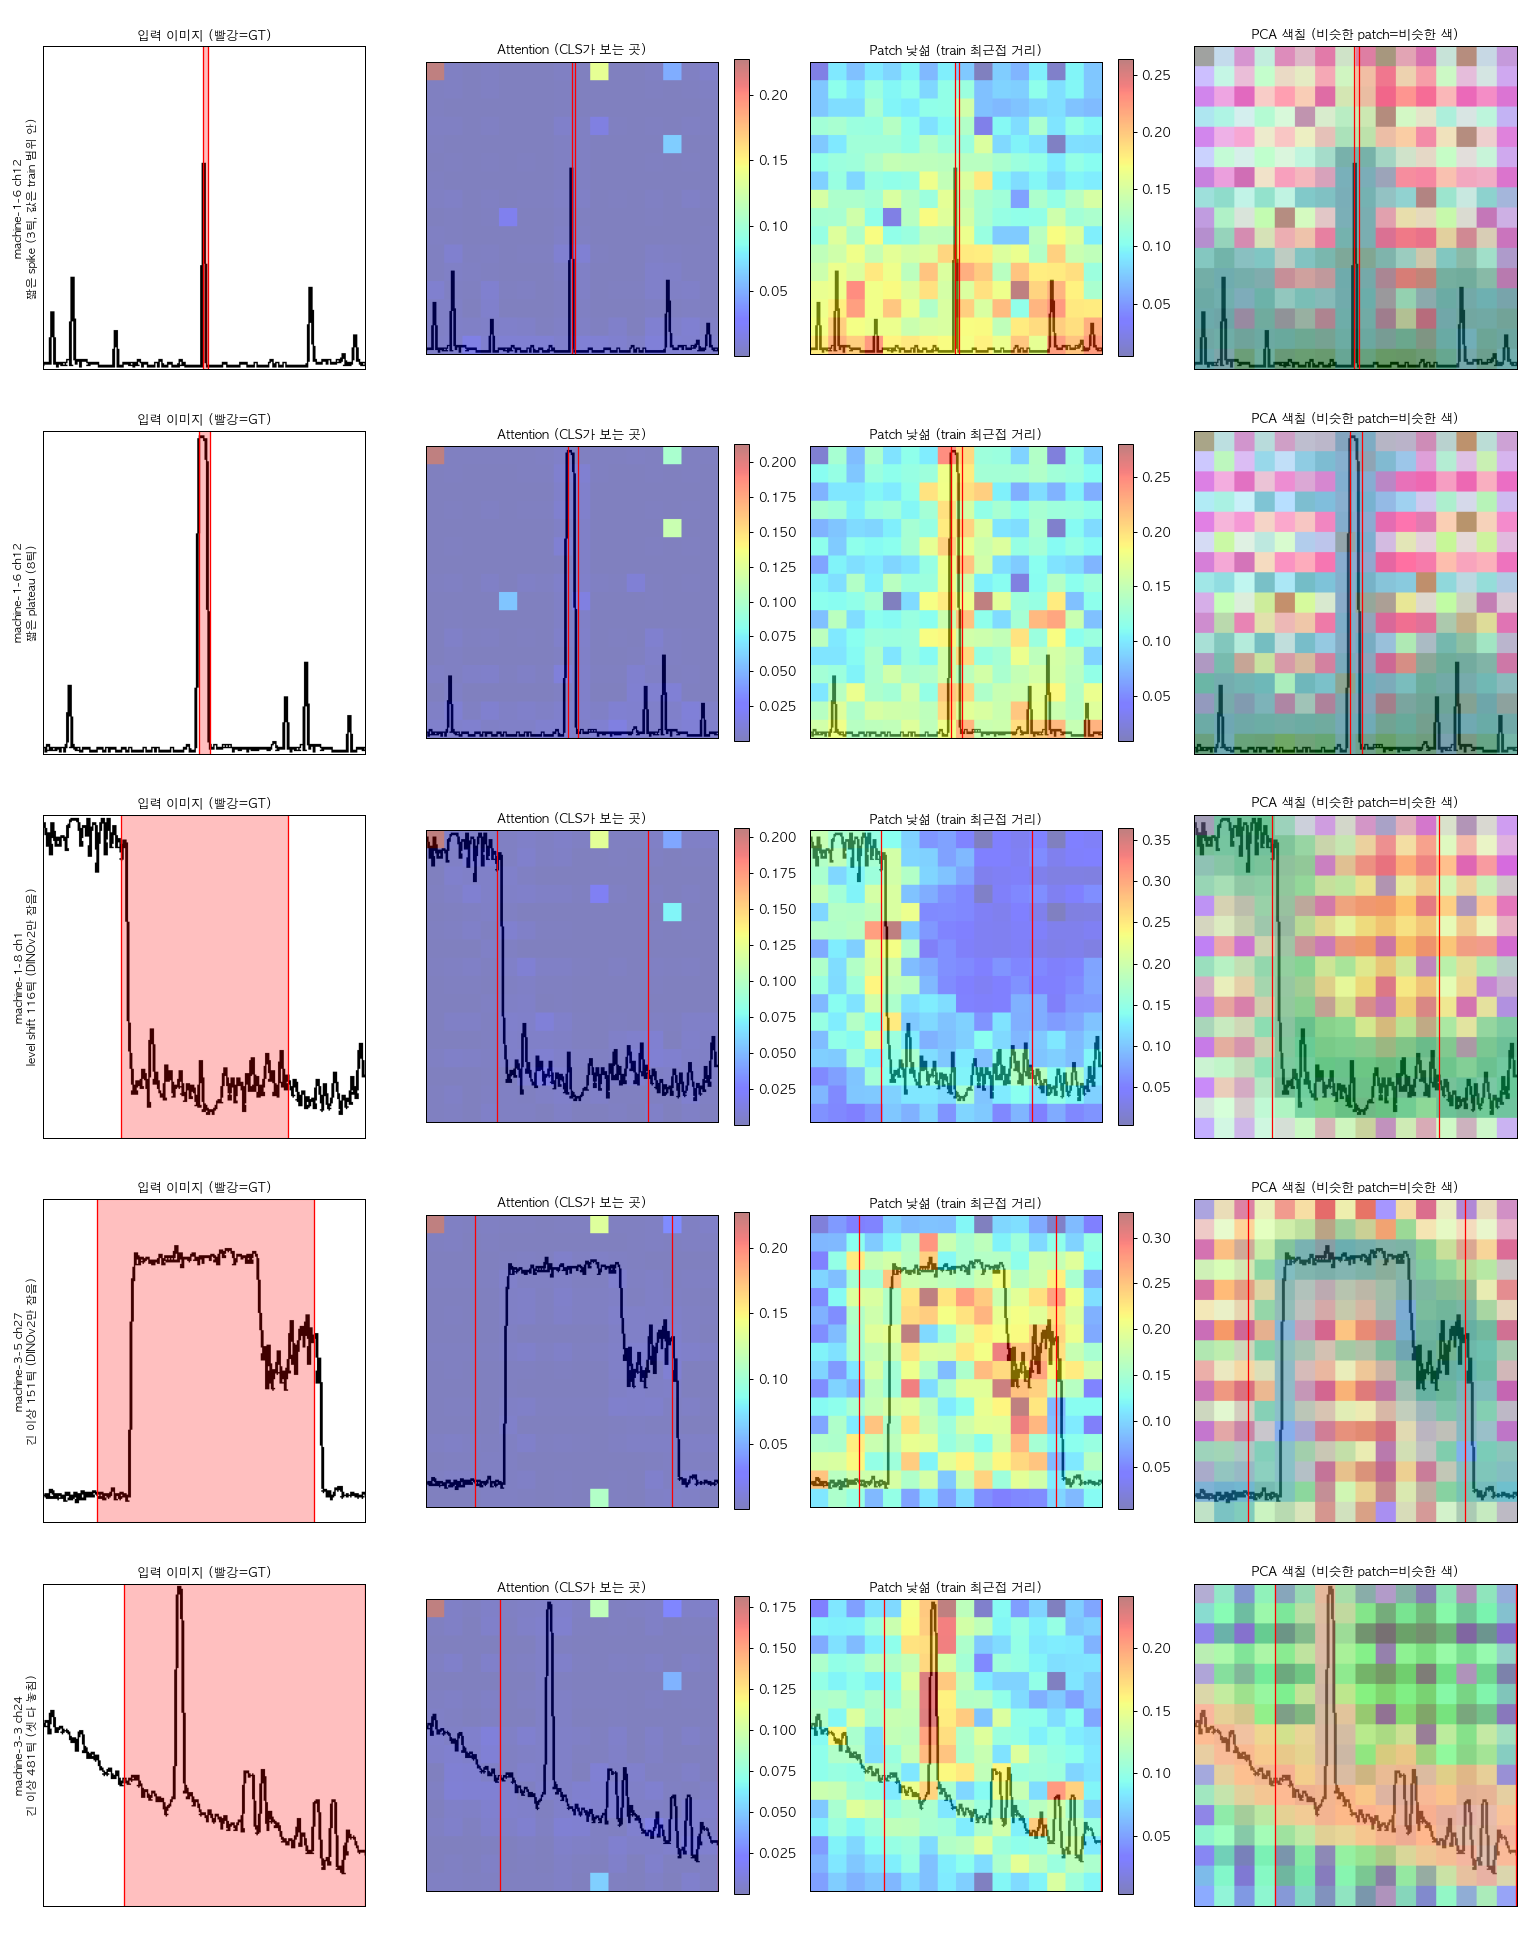

Recreate this plot in Python.
"""
DINOv2 속 들여다보기: 이상 구간이 들어간 그래프 이미지를 넣었을 때
  (1) 입력 이미지  (2) 마지막 레이어 CLS attention  (3) patch 낯섦(train patch와 최근접 거리)  (4) patch PCA 색칠
을 나란히 그린다. 모델은 load_model()/extract()만 바꾸면 DINOv3 등으로 교체 가능.
"""
import sys
from pathlib import Path

import numpy as np
import torch
import torch.nn.functional as F
import matplotlib
matplotlib.use("Agg")
import matplotlib.pyplot as plt
from sklearn.decomposition import PCA

sys.path.insert(0, str(Path(__file__).resolve().parents[1] / "24주차_원인분석"))
sys.path.insert(0, str(Path(__file__).resolve().parents[1] / "20주차실험"))
import colab_multivariate_v2 as cm  # noqa: E402
from exp_C_globalnorm import ts_to_image_global  # noqa: E402

plt.rcParams["font.family"] = "AppleGothic"
SMD = Path(__file__).resolve().parents[2] / "mv_data" / "SMD"
OUT = Path(__file__).resolve().parent
WIN, N_BANK, GRID = 224, 30, 16          # DINOv2 ViT-B/14: 224/14 = 16x16 patch
DEVICE = torch.device("mps" if torch.backends.mps.is_available() else "cpu")

# (entity, GT 시작, GT 끝, 채널, 설명) -- 서로 다른 모양의 이상
CASES = [
    ("machine-1-6", 22417, 22420, 12, "짧은 spike (3틱, 값은 train 범위 안)"),
    ("machine-1-6", 22252, 22260, 12, "짧은 plateau (8틱)"),
    ("machine-1-8", 15640, 15756, 1, "level shift 116틱 (DINOv2만 잡음)"),
    ("machine-3-5", 1288, 1439, 27, "긴 이상 151틱 (DINOv2만 잡음)"),
    ("machine-3-3", 19349, 19830, 24, "긴 이상 481틱 (셋 다 놓침)"),
]


# ── 모델 (DINOv3로 바꿀 때는 이 두 함수만 교체) ─────────────────────
def load_model():
    m = torch.hub.load("facebookresearch/dinov2", "dinov2_vitb14", verbose=False)
    return m.to(DEVICE).eval()


def extract(model, imgs):
    """return: cls (N,768), patches (N,256,768), cls_attn (N,256) -- 마지막 레이어, head 평균"""
    buf = {}
    attn = model.blocks[-1].attn
    h = attn.qkv.register_forward_hook(lambda _m, _i, o: buf.__setitem__("qkv", o))
    with torch.no_grad():
        x = torch.stack([cm.dinov2_transform(im) for im in imgs]).to(DEVICE)
        out = model.forward_features(x)
    h.remove()
    B, T, _ = buf["qkv"].shape
    qkv = buf["qkv"].reshape(B, T, 3, attn.num_heads, -1).permute(2, 0, 3, 1, 4)
    q, k = qkv[0], qkv[1]
    a = ((q @ k.transpose(-2, -1)) * attn.scale).softmax(-1)      # (B, heads, T, T)
    cls_attn = a[:, :, 0, 1:].mean(1)                             # CLS -> patch
    return (out["x_norm_clstoken"].cpu().numpy(), out["x_norm_patchtokens"].cpu().numpy(),
            cls_attn.cpu().numpy())


# ── 그리기 ─────────────────────────────────────────────────────────
def up(m):  # 16x16 -> 224x224
    return F.interpolate(torch.tensor(m)[None, None].float(), size=224, mode="nearest")[0, 0].numpy()


def main():
    model = load_model()
    cache = {}
    fig, ax = plt.subplots(len(CASES), 4, figsize=(17, 4.3 * len(CASES)))
    ax = np.atleast_2d(ax)
    for r, (e, a, b, ch, desc) in enumerate(CASES):
        if e not in cache:
            cache[e] = (np.loadtxt(SMD / "train" / f"{e}.txt", delimiter=","),
                        np.loadtxt(SMD / "test" / f"{e}.txt", delimiter=","))
        tr, te = cache[e]
        g_min, g_max = float(tr[:, ch].min()), float(tr[:, ch].max())
        L = b - a
        s = a - 56 if L > WIN else int(a + L / 2 - WIN / 2)
        s = int(np.clip(s, 0, len(te) - WIN))
        img = ts_to_image_global(te[s:s + WIN, ch], g_min, g_max)

        starts = np.arange(0, len(tr) - WIN, WIN)
        bank_idx = np.random.default_rng(0).choice(starts, min(N_BANK, len(starts)), replace=False)
        bank = [ts_to_image_global(tr[i:i + WIN, ch], g_min, g_max) for i in bank_idx]

        _, p_te, att = extract(model, [img])
        _, p_bank, _ = extract(model, bank)
        P = p_te[0] / np.linalg.norm(p_te[0], axis=1, keepdims=True)
        Bk = p_bank.reshape(-1, p_bank.shape[-1])
        Bk = Bk / np.linalg.norm(Bk, axis=1, keepdims=True)
        strange = 1 - (P @ Bk.T).max(1)                            # 최근접 train patch와의 코사인 거리

        pca = PCA(3).fit(np.concatenate([Bk, P]))
        rgb = pca.transform(P)
        rgb = (rgb - rgb.min(0)) / (rgb.max(0) - rgb.min(0) + 1e-8)

        im = np.asarray(img)
        x0, x1 = (a - s) * 223 / (WIN - 1), min((b - s) * 223 / (WIN - 1), 223)
        panels = [("입력 이미지 (빨강=GT)", None),
                  ("Attention (CLS가 보는 곳)", att[0].reshape(GRID, GRID)),
                  ("Patch 낯섦 (train 최근접 거리)", strange.reshape(GRID, GRID)),
                  ("PCA 색칠 (비슷한 patch=비슷한 색)", rgb.reshape(GRID, GRID, 3))]
        for c, (title, m) in enumerate(panels):
            A = ax[r, c]
            A.imshow(im)
            if m is not None and m.ndim == 2:
                hm = A.imshow(up(m), cmap="jet", alpha=0.5)
                plt.colorbar(hm, ax=A, fraction=0.046)
            elif m is not None:
                A.imshow(np.kron(m, np.ones((14, 14, 1))), alpha=0.6)
            A.axvline(x0, color="r", lw=1); A.axvline(max(x1, x0 + 2), color="r", lw=1)
            if c == 0:
                A.axvspan(x0, max(x1, x0 + 2), color="r", alpha=0.25)
                A.set_ylabel(f"{e} ch{ch}\n{desc}", fontsize=9)
            A.set_title(title, fontsize=10); A.set_xticks([]); A.set_yticks([])
    fig.tight_layout()
    fig.savefig(OUT / "dino_inside.png", dpi=90)
    print("saved", OUT / "dino_inside.png")


if __name__ == "__main__":
    main()
